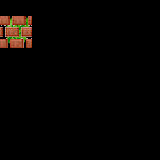

A level layout from a 2D game, rendered from its tile map. Below: a short description, then the map file with tile-grid data replaced by summaries:
An orthogonal 10x10 tile map with 16x16 px tiles, 3 tile layers (regions, input_fone, output_fone).

<map version="1.0" orientation="orthogonal" renderorder="right-down" width="10" height="10" tilewidth="16" tileheight="16" nextobjectid="1">
 <tileset firstgid="1" name="prototype" tilewidth="32" tileheight="32" spacing="4" margin="2" tilecount="5" columns="5">
  <image source="prototype.png" width="191" height="64" />
 </tileset>
 <layer name="regions" width="10" height="10">
  <data>[100 cells, 0 non-empty, 0 distinct tile ids]</data>
 </layer>
 <layer name="input_fone" width="10" height="10">
  <data>[100 cells, 1 non-empty, 1 distinct tile ids]</data>
 </layer>
 <layer name="output_fone" width="10" height="10">
  <data>[100 cells, 1 non-empty, 1 distinct tile ids]</data>
 </layer>
</map>